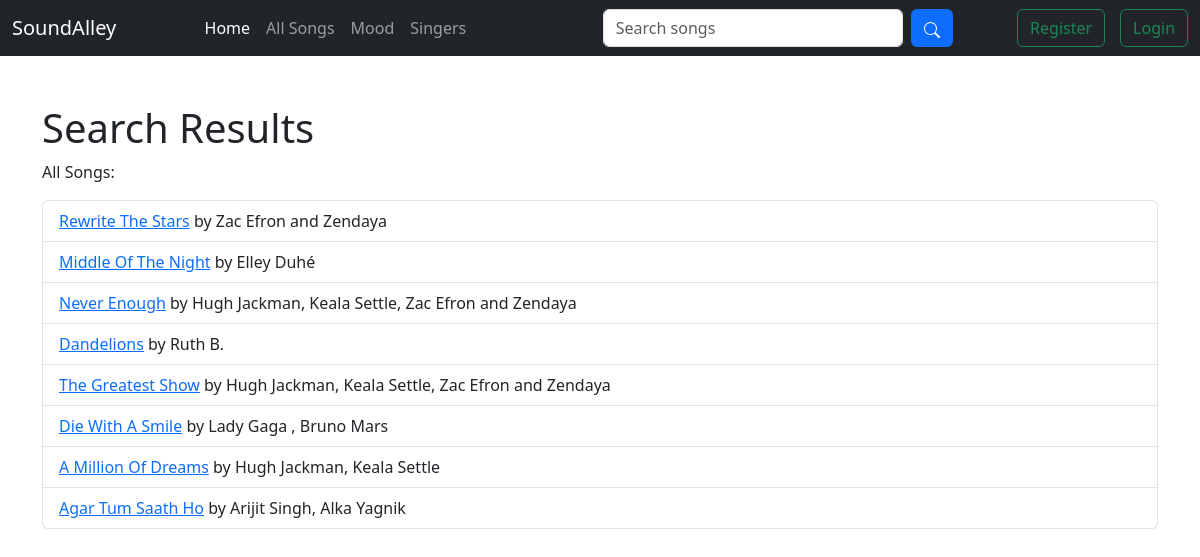
The app's page /search/ with its own data.
### User/models.py (models this page shows, shortened)
class Song(models.Model):
    name = models.CharField(max_length=2000)
    singer = models.CharField(max_length=2000)
    tags = models.CharField(max_length=1000)
    image = models.ImageField(upload_to='media')
    song = models.FileField(upload_to='media')
    movie = models.CharField(max_length=1000, default="")
    mood = models.CharField(max_length=100, choices=[('happy', 'Happy'), ('sad', 'Sad'), ('energetic', 'Energetic'), ('romantic', 'Romantic'), ('chill', 'Chill')], default='happy')

### User/views.py (the view)
# urls.py: path('search/', search_songs, name='search_songs'),
def search_songs(request):
    query = request.GET.get('q', '')  # Get the search query from the request
    results = Song.objects.filter(name__icontains=query) if query else Song.objects.all()
    return render(request, 'user/search_results.html', {'query': query, 'results': results})

### templates/user/search_results.html (shortened to what this page needs)
{% extends 'base.html' %}
{% block body %}
<div class="container mt-5">
    <h1>Search Results</h1>
    <p>
        {% if query %}
            Showing results for "<strong>{{ query }}</strong>":
        {% else %}
            All Songs:
        {% endif %}
    </p>
    <ul class="list-group">
        {% for song in results %}
            <li class="list-group-item">
                <a href="{% url 'songpost' song.id %}">{{ song.name }}</a> by {{ song.singer }}
            </li>
        {% empty %}
            <li class="list-group-item">No songs found.</li>
        {% endfor %}
    </ul>
</div>
{% endblock %}

### templates/base.html (shortened to what this page needs)
{% load static %}
<!doctype html>
<html lang="en">
<head>
    <link href="https://cdn.jsdelivr.net/npm/bootstrap@5.3.3/dist/css/bootstrap.min.css" rel="stylesheet"
>
</head>
<body>
    <nav class="navbar navbar-expand-lg navbar-dark bg-dark">
        <div class="container-fluid">
            <a class="navbar-brand" href="/">SoundAlley</a>
            <div class="collapse navbar-collapse" id="navbarSupportedContent">
                <ul class="navbar-nav me-auto mb-2 mb-lg-0">
                    <li class="nav-item">
                        <a class="nav-link active" aria-current="page" href="/">Home</a>
                    </li>
                    <li class="nav-item">
                        <a class="nav-link" href="songs">All Songs</a>
                    </li>
                    <li class="nav-item">
                        <a class="nav-link" href="mood">Mood</a>
                    </li>
                    <li class="nav-item">
                        <a class="nav-link" href="{% url 'singers' %}">Singers</a>
                    </li>
                </ul>
                <div class="search-container">
                    <form class="d-flex" action="{% url 'search_songs' %}" method="get" role="search">
                        <input class="form-control me-2" type="search" name="q" placeholder="Search songs"
                            aria-label="Search">
                        <button class="btn btn-primary mb-0" type="submit">
                            <svg xmlns="http://www.w3.org/2000/svg" width="16" height="16" fill="currentColor"
                                class="bi bi-search" viewBox="0 0 16 16">
                                <path
                                    d="M11.742 10.344a6.5 6.5 0 1 0-1.397 1.398h-.001q.044.06.098.115l3.85 3.85a1 1 0 0 0 1.415-1.414l-3.85-3.85a1 1 0 0 0-.115-.1zM12 6.5a5.5 5.5 0 1 1-11 0 5.5 5.5 0 0 1 11 0" />
                            </svg>
                        </button>
                    </form>
                </div>
                <div class="user-actions">
                    {% if user.is_authenticated %}
                    <div class="text-light">{{ request.user }}</div>
                    <a class="btn btn-primary mb-0" href="{% url 'upload_song' %}"><svg
                            xmlns="http://www.w3.org/2000/svg" width="16" height="16" fill="currentColor"
                            class="bi bi-upload" viewBox="0 0 16 16">
                            <path
                                d="M.5 9.9a.5.5 0 0 1 .5.5v2.5a1 1 0 0 0 1 1h12a1 1 0 0 0 1-1v-2.5a.5.5 0 0 1 1 0v2.5a2 2 0 0 1-2 2H2a2 2 0 0 1-2-2v-2.5a.5.5 0 0 1 .5-.5" />
                            <path
                                d="M7.646 1.146a.5.5 0 0 1 .708 0l3 3a.5.5 0 0 1-.708.708L8.5 2.707V11.5a.5.5 0 0 1-1 0V2.707L5.354 4.854a.5.5 0 1 1-.708-.708z" />
                        </svg></a>
                    <a class="btn btn-success mb-0" href="{% url 'karaoke_list' %}">Karaoke Mode</a>
                    <a href="{% url 'logout' %}"><button class="btn btn-outline-danger">Logout</button></a>
                    <a class="btn btn-info mb-0" href="{% url 'admin_dashboard' %}">
                        <svg
                            xmlns="http://www.w3.org/2000/svg" width="16" height="16" fill="currentColor"
                            class="bi bi-person-fill" viewBox="0 0 16 16">
                            <path d="M3 14s-1 0-1-1 1-4 6-4 6 3 6 4-1 1-1 1zm5-6a3 3 0 1 0 0-6 3 3 0 0 0 0 6" />
                        </svg></a>
                    {% else %}
                    <a href="/register" role="register">
                        <button class="btn btn-outline-success">Register</button>
                    </a>
                    <a href="/login" role="login">
                        <button class="btn btn-outline-success">Login</button>
                    </a>
                    {% endif %}
                </div>
            </div>
        </div>
    </nav>
    {% block body %}
    {% endblock body %}
</body>
</html>

### templates/base.html (style rules this page uses)
.navbar-nav { flex-grow: 1; justify-content: center; }
.search-container { flex-grow: 1; display: flex; justify-content: center; }
.search-container input { width: 300px; }
.user-actions { display: flex; align-items: center; gap: 15px; }

### records on screen
Song: name "Rewrite The Stars", singer "Zac Efron and Zendaya"
Song: name "Middle Of The Night", singer "Elley Duhé"
Song: name "Never Enough", singer "Hugh Jackman, Keala Settle, Zac Efron and Zendaya"
Song: name "Dandelions", singer "Ruth B."
Song: name "The Greatest Show", singer "Hugh Jackman, Keala Settle, Zac Efron and Zendaya"
Song: name "Die With A Smile", singer "Lady Gaga , Bruno Mars"
Song: name "A Million Of Dreams", singer "Hugh Jackman, Keala Settle"
Song: name "Agar Tum Saath Ho", singer "Arijit Singh, Alka Yagnik"
